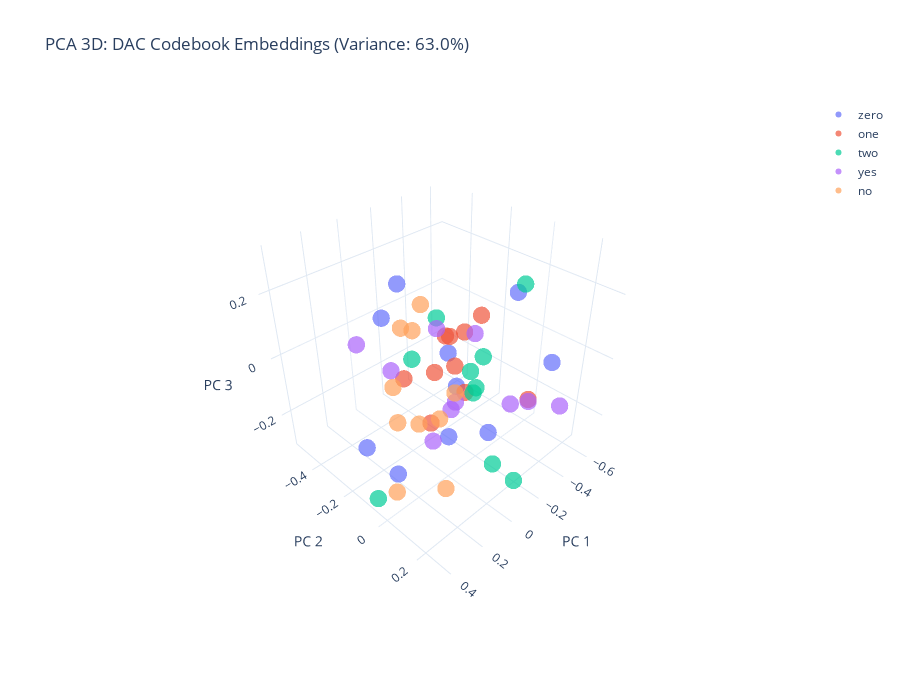

The notebook cell this image was saved under:
### Code cell
# PCA - 3D
pca_3d = PCA(n_components=3, random_state=42)
pca_3d_result = pca_3d.fit_transform(embeddings)
variance_3d = pca_3d.explained_variance_ratio_.sum()

print(f"PCA 3D variance explained: {variance_3d:.2%}")

# 3D Plot
fig_3d = go.Figure()

for word in words:
    mask = np.array([label == word for label in valid_labels])
    fig_3d.add_trace(go.Scatter3d(
        x=pca_3d_result[mask, 0],
        y=pca_3d_result[mask, 1],
        z=pca_3d_result[mask, 2],
        mode='markers',
        name=word,
        marker=dict(size=6, color=color_map[word], opacity=0.7, line=dict(width=0))
    ))

fig_3d.update_layout(
    title=f'PCA 3D: DAC Codebook Embeddings (Variance: {variance_3d:.1%})',
    scene=dict(
        xaxis_title='PC 1',
        yaxis_title='PC 2',
        zaxis_title='PC 3',
        aspectmode='cube',  # Equal aspect ratio
        camera=dict(eye=dict(x=1.5, y=1.5, z=1.5))
    ),
    width=900,
    height=700,
    template='plotly_white'
)

fig_3d.write_html('dac_embeddings_pca_3d.html')
fig_3d.show()

print("Saved: dac_embeddings_pca_3d.html")

### Figure 1 — Plotly figure (JSON) as saved in the notebook; plotly's stock layout.template omitted (floating-point values rounded to 4 significant figures)
{"data": [{"marker": {"color": "#636EFA", "line": {"width": 0}, "opacity": 0.7, "size": 6}, "mode": "markers", "name": "zero", "type": "scatter3d", "x": [-0.5847, -0.4082, 0.3721, 0.2586, -0.03725, 0.1843, -0.0974, 0.08901, -0.08717, 0.01947], "y": [0.1099, 0.02578, -0.1132, -0.05922, 0.007224, -0.1722, 0.1241, 0.06733, -0.07269, -0.2377], "z": [-0.06039, 0.1841, -0.1349, -0.2487, -0.01524, 0.19, -0.1429, -0.1159, 0.04666, 0.2289]}, {"marker": {"color": "#EF553B", "line": {"width": 0}, "opacity": 0.7, "size": 6}, "mode": "markers", "name": "one", "type": "scatter3d", "x": [-0.1696, -0.6501, 0.1604, 0.03065, 0.05615, 0.08224, 0.08246, 0.05361, -0.08091, -0.02856], "y": [0.2434, -0.3036, -0.09404, 0.004365, -0.0274, 0.06287, 0.1341, -0.05005, 0.008537, 0.004624], "z": [-0.003233, -0.04986, 0.03001, 0.1582, 0.04411, 0.1906, 0.05547, -0.1355, 0.1416, 0.05087]}, {"marker": {"color": "#00CC96", "line": {"width": 0}, "opacity": 0.7, "size": 6}, "mode": "markers", "name": "two", "type": "scatter3d", "x": [-0.1744, -0.1215, -0.0285, 0.08718, -0.04721, 0.4197, 0.09327, -0.02858, 0.3668, 0.01487], "y": [0.1892, 0.01249, 0.1304, 0.2682, 0.09144, -0.02374, 0.1766, 0.2936, 0.1317, -0.04992], "z": [0.3063, 0.009312, 0.1262, -0.1104, 0.01114, -0.2521, 0.07483, -0.203, 0.2332, 0.1879]}, {"marker": {"color": "#AB63FA", "line": {"width": 0}, "opacity": 0.7, "size": 6}, "mode": "markers", "name": "yes", "type": "scatter3d", "x": [-0.5349, -0.6514, -0.01659, 0.03996, 0.1001, 0.04135, 0.2633, -0.09421, -0.0855, 0.06359], "y": [0.04429, 0.1384, -0.5425, 0.2938, 0.1806, -0.0286, 0.1302, -0.06003, -0.03214, -0.2535], "z": [-0.2151, -0.2316, -0.07276, 0.07396, 0.2428, 0.1707, -0.03542, -0.1426, -0.1009, -0.03504]}, {"marker": {"color": "#FFA15A", "line": {"width": 0}, "opacity": 0.7, "size": 6}, "mode": "markers", "name": "no", "type": "scatter3d", "x": [0.2711, 0.1728, 0.1087, 0.2369, 0.03427, 0.2371, -0.1225, 0.07592, -0.1142, 0.1476], "y": [-0.05948, -0.0128, 0.03804, 0.1685, 0.05361, -0.06699, -0.242, -0.2355, -0.2844, -0.1117], "z": [-0.3133, -0.07971, -0.06192, -0.187, 0.004915, -0.07671, 0.1337, -0.08179, 0.03864, 0.172]}], "layout": {"height": 700, "scene": {"aspectmode": "cube", "camera": {"eye": {"x": 1.5, "y": 1.5, "z": 1.5}}, "xaxis": {"title": {"text": "PC 1"}}, "yaxis": {"title": {"text": "PC 2"}}, "zaxis": {"title": {"text": "PC 3"}}}, "title": {"text": "PCA 3D: DAC Codebook Embeddings (Variance: 63.0%)"}, "width": 900}}
